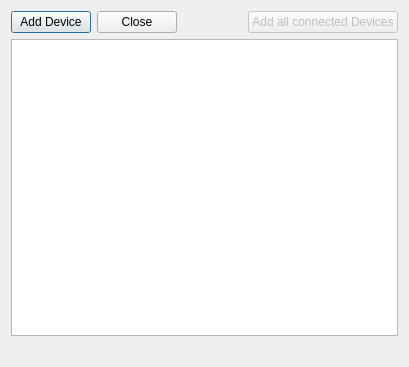
<?xml version="1.0" encoding="UTF-8"?>
<ui version="4.0">
 <class>DeviceDialog</class>
 <widget class="QDialog" name="DeviceDialog">
  <property name="windowModality">
   <enum>Qt::WindowModal</enum>
  </property>
  <property name="geometry">
   <rect>
    <x>0</x>
    <y>0</y>
    <width>409</width>
    <height>367</height>
   </rect>
  </property>
  <property name="minimumSize">
   <size>
    <width>325</width>
    <height>200</height>
   </size>
  </property>
  <property name="windowTitle">
   <string>Device Dialog</string>
  </property>
  <layout class="QGridLayout" name="gridLayout">
   <item row="3" column="0">
    <spacer name="horizontalSpacer">
     <property name="orientation">
      <enum>Qt::Horizontal</enum>
     </property>
     <property name="sizeHint" stdset="0">
      <size>
       <width>40</width>
       <height>20</height>
      </size>
     </property>
    </spacer>
   </item>
   <item row="3" column="4">
    <spacer name="horizontalSpacer_2">
     <property name="orientation">
      <enum>Qt::Horizontal</enum>
     </property>
     <property name="sizeHint" stdset="0">
      <size>
       <width>40</width>
       <height>20</height>
      </size>
     </property>
    </spacer>
   </item>
   <item row="1" column="0">
    <widget class="QPushButton" name="btn_add_device">
     <property name="text">
      <string>Add Device</string>
     </property>
    </widget>
   </item>
   <item row="1" column="1">
    <widget class="QPushButton" name="btn_cancel">
     <property name="text">
      <string>Close</string>
     </property>
    </widget>
   </item>
   <item row="3" column="3">
    <spacer name="horizontalSpacer_3">
     <property name="orientation">
      <enum>Qt::Horizontal</enum>
     </property>
     <property name="sizeHint" stdset="0">
      <size>
       <width>40</width>
       <height>20</height>
      </size>
     </property>
    </spacer>
   </item>
   <item row="1" column="3" colspan="2">
    <widget class="QPushButton" name="btn_add_all_devices">
     <property name="enabled">
      <bool>false</bool>
     </property>
     <property name="toolTip">
      <string>Only active when Connected</string>
     </property>
     <property name="text">
      <string>Add all connected Devices</string>
     </property>
    </widget>
   </item>
   <item row="3" column="1">
    <spacer name="horizontalSpacer_4">
     <property name="orientation">
      <enum>Qt::Horizontal</enum>
     </property>
     <property name="sizeHint" stdset="0">
      <size>
       <width>40</width>
       <height>20</height>
      </size>
     </property>
    </spacer>
   </item>
   <item row="3" column="2">
    <spacer name="horizontalSpacer_5">
     <property name="orientation">
      <enum>Qt::Horizontal</enum>
     </property>
     <property name="sizeHint" stdset="0">
      <size>
       <width>40</width>
       <height>20</height>
      </size>
     </property>
    </spacer>
   </item>
   <item row="2" column="0" colspan="5">
    <widget class="QListWidget" name="list_widget">
     <property name="selectionMode">
      <enum>QAbstractItemView::ExtendedSelection</enum>
     </property>
    </widget>
   </item>
  </layout>
 </widget>
 <resources/>
 <connections/>
</ui>
